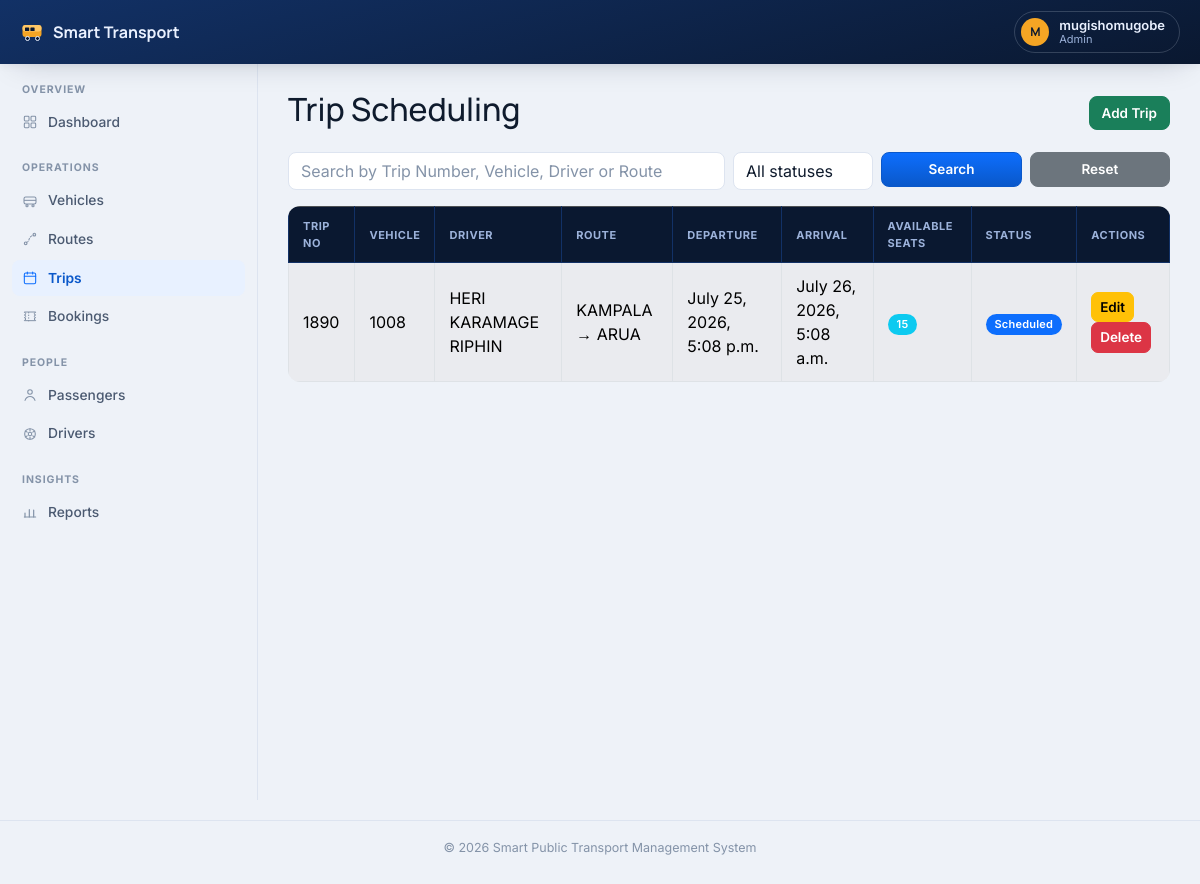
The page /trips/ (signed in) on the database as committed earlier.
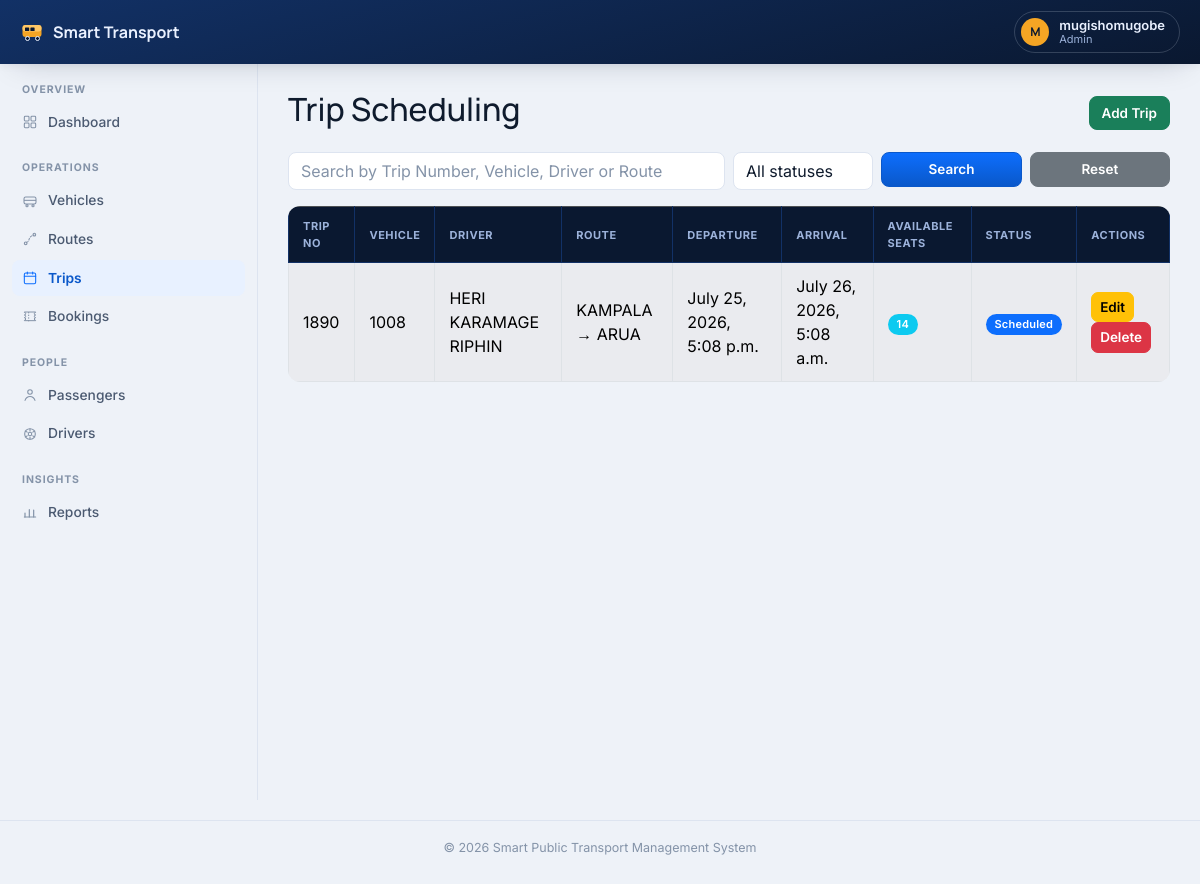
The same page on the database as committed later.
### trips/models.py (models this page shows, shortened)
class Trip(models.Model):
    STATUS_CHOICES = [
        ("SCHEDULED", "Scheduled"),
        ("IN_PROGRESS", "In Progress"),
        ("COMPLETED", "Completed"),
        ("CANCELLED", "Cancelled"),
    ]
    trip_number = models.CharField(
        max_length=30,
        unique=True
    )
    vehicle = models.ForeignKey(
        Vehicle,
        on_delete=models.CASCADE
    )
    driver = models.ForeignKey(
        Driver,
        on_delete=models.CASCADE
    )
    route = models.ForeignKey(
        Route,
        on_delete=models.CASCADE
    )
    departure_time = models.DateTimeField()
    arrival_time = models.DateTimeField()
    available_seats = models.PositiveIntegerField()
    status = models.CharField(
        max_length=20,
        choices=STATUS_CHOICES,
        default="SCHEDULED"
    )
    notes = models.TextField(
        blank=True
    )
    created_at = models.DateTimeField(
        auto_now_add=True
    )

### vehicles/models.py (models this page shows, shortened)
class Vehicle(models.Model):
    BUS = "Bus"
    TAXI = "Taxi"
    MINIBUS = "Minibus"
    VEHICLE_TYPES = [
        (BUS, "Bus"),
        (TAXI, "Taxi"),
        (MINIBUS, "Minibus"),
    ]
    vehicle_number = models.CharField(max_length=100, unique=True)
    vehicle_type = models.CharField(
        max_length=50,
        choices=VEHICLE_TYPES
    )
    seating_capacity = models.PositiveIntegerField()
    model = models.CharField(max_length=100)
    manufacturer = models.CharField(max_length=100)
    year = models.PositiveIntegerField()
    image = models.ImageField(upload_to='vehicles/')
    created_at = models.DateTimeField(auto_now_add=True)
    class Meta:
        ordering = ['vehicle_number']

### drivers/models.py (models this page shows, shortened)
class Driver(models.Model):
    full_name = models.CharField(max_length=200)
    phone = models.CharField(max_length=20)
    license_number = models.CharField(max_length=100, unique=True)
    years_of_experience = models.PositiveIntegerField(default=0)
    photo = models.ImageField(upload_to='drivers/')
    created_at = models.DateTimeField(auto_now_add=True)
    class Meta:
        ordering = ['full_name']

### routes/models.py (models this page shows, shortened)
class Route(models.Model):
    STATUS_CHOICES = [
        ("ACTIVE", "Active"),
        ("INACTIVE", "Inactive"),
    ]
    origin = models.CharField(max_length=200)
    destination = models.CharField(max_length=200)
    distance = models.DecimalField(
        max_digits=8,
        decimal_places=2
    )
    estimated_duration = models.DurationField()
    fare = models.DecimalField(
        max_digits=10,
        decimal_places=2
    )
    status = models.CharField(
        max_length=20,
        choices=STATUS_CHOICES,
        default="ACTIVE"
    )
    description = models.TextField(
        blank=True
    )
    created_at = models.DateTimeField(
        auto_now_add=True
    )
    class Meta:
        ordering = ["origin", "destination"]

### trips/views.py (the view, shortened to what this page needs)
@login_required
def trip_list(request):
    query = request.GET.get("q")
    trips = Trip.objects.select_related(
        "vehicle",
        "driver",
        "route"
    ).all().order_by("-departure_time")
    status = request.GET.get("status")
    if status:
        trips = trips.filter(status=status)
    paginator = Paginator(trips, 10)
    page = request.GET.get("page")
    trips = paginator.get_page(page)
    return render(
        request,
        "trips/trip_list.html",
        {
            "trips": trips,
            "query": query,
            "status": status,
            "status_choices": Trip.STATUS_CHOICES,
        }
    )

### templates/trips/trip_list.html (shortened to what this page needs)
{% extends "base.html" %}
{% block content %}
<div class="d-flex justify-content-between align-items-center mb-3">
    <h2>Trip Scheduling</h2>
    {% if user.is_superuser or user.profile.role == "STAFF" or user.profile.role == "ADMIN" %}
    <a href="{% url 'trips:create' %}" class="btn btn-success">
        Add Trip
    </a>
    {% endif %}
</div>
<form method="GET" class="mb-3">
    <div class="row g-2">
        <div class="col-md-6">
            <input
                type="text"
                name="q"
                class="form-control"
                placeholder="Search by Trip Number, Vehicle, Driver or Route"
                value="{{ query|default:'' }}"
            >
        </div>
        <div class="col-md-2">
            <select name="status" class="form-select" onchange="this.form.submit()">
                <option value="">All statuses</option>
            </select>
        </div>
        <div class="col-md-2">
            <button class="btn btn-primary w-100">
                Search
            </button>
        </div>
        <div class="col-md-2">
            <a href="{% url 'trips:list' %}"
               class="btn btn-secondary w-100">
                Reset
            </a>
        </div>
    </div>
</form>
<div class="table-responsive">
<table class="table table-bordered table-striped table-hover">
<thead class="table-dark">
<tr>
<th>Trip No</th>
<th>Vehicle</th>
<th>Driver</th>
<th>Route</th>
<th>Departure</th>
<th>Arrival</th>
<th>Available Seats</th>
<th>Status</th>
<th>Actions</th>
</tr>
</thead>
<tbody>
{% for trip in trips %}
<tr>
<td>{{ trip.trip_number }}</td>
<td>{{ trip.vehicle.vehicle_number }}</td>
<td>{{ trip.driver.full_name }}</td>
<td>
{{ trip.route.origin }}
→
{{ trip.route.destination }}
</td>
<td>{{ trip.departure_time }}</td>
<td>{{ trip.arrival_time }}</td>
<td>
<span class="badge bg-info">
{{ trip.available_seats }}
</span>
</td>
<td>
{% if trip.status == "SCHEDULED" %}
<span class="badge bg-primary">
Scheduled
</span>
{% elif trip.status == "IN_PROGRESS" %}
<span class="badge bg-warning">
In Progress
</span>
{% elif trip.status == "COMPLETED" %}
<span class="badge bg-success">
Completed
</span>
{% else %}
<span class="badge bg-danger">
Cancelled
</span>
{% endif %}
</td>
<td>
{% if user.is_superuser or user.profile.role == "STAFF" or user.profile.role == "ADMIN" %}
<a href="{% url 'trips:update' trip.id %}"
class="btn btn-warning btn-sm">
Edit
</a>
<a href="{% url 'trips:delete' trip.id %}"
class="btn btn-danger btn-sm">
Delete
</a>
{% else %}
&mdash;
{% endif %}
</td>
</tr>
{% empty %}
<tr>
<td colspan="9" class="text-center">
No trips available.
</td>
</tr>
{% endfor %}
</tbody>
</table>
</div>
{% endblock %}

Rows that differ between the two databases and show on the page:
changed Trip "HERI KARAMAGE RIPHIN": available_seats "15" → "14"
